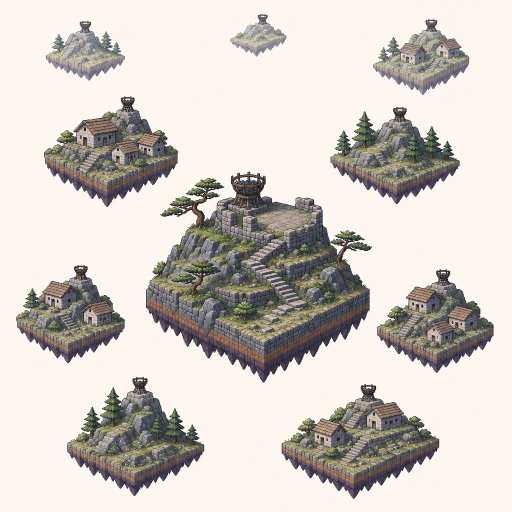
#> input picture mvs/noroshi/plates/archipelago-raw.png, 1024 x 1024 px (shown at 1/2 size); its folder holds only this picture in this run
$ python -i layangan_zh.py   (imports and definitions only)
#> lines starting #> are read from the running program, lines starting #| are printed output that depends on the picture
### tools/studio_paths.py
# Settings that differ between machines and studios. An environment variable overrides each default.
import json
import os
import platform
import shutil
from pathlib import Path

ROOT = Path(__file__).resolve().parent.parent
WINDOWS_BLENDER = r"C:\Program Files\Blender Foundation\Blender 5.2\blender.exe"
MAC_BLENDER = "/Applications/Blender.app/Contents/MacOS/Blender"
FONT_FALLBACKS = {
    "msgothic.ttc": ["msgothic.ttc", "NotoSansMonoCJKjp-Regular.otf", "NotoSansCJK-Regular.ttc", "NotoSansCJKjp-Regular.otf", "ヒラギノ角ゴシック W3.ttc", "Hiragino Sans GB.ttc"],
    "simsun.ttc": ["simsun.ttc", "NotoSansCJK-Regular.ttc", "NotoSansCJKsc-Regular.otf", "Hiragino Sans GB.ttc"],
    "malgun.ttf": ["malgun.ttf", "NotoSansCJK-Regular.ttc", "NotoSansKR-Regular.otf", "AppleSDGothicNeo.ttc"],
}


def find_blender():
    """Returns BLENDER if it is set, then the default Windows path, then PATH, then the macOS app."""
    if os.environ.get("BLENDER"):
        return os.environ["BLENDER"]
    if platform.system() == "Windows" and Path(WINDOWS_BLENDER).exists():
        return WINDOWS_BLENDER
    return shutil.which("blender") or (MAC_BLENDER if Path(MAC_BLENDER).exists() else WINDOWS_BLENDER)


def font_dirs():
    if os.environ.get("FONT_DIR"):
        return [Path(os.environ["FONT_DIR"])]
    system = platform.system()
    if system == "Windows":
        return [Path("C:/Windows/Fonts")]
    if system == "Darwin":
        return [Path("/System/Library/Fonts"), Path("/Library/Fonts"), Path.home() / "Library/Fonts"]
    return [Path("/usr/share/fonts"), Path("/usr/local/share/fonts"), Path.home() / ".fonts", Path.home() / ".local/share/fonts"]


def font_path(name):
    """Finds a font by name, then by its known fallbacks. Captions stop on a font that lacks a glyph."""
    wanted = FONT_FALLBACKS.get(name, [name])
    dirs = font_dirs()
    for candidate in wanted:
        for folder in dirs:
            direct = folder / candidate
            if direct.exists():
                return str(direct)
            if folder.is_dir() and platform.system() != "Windows":
                match = next(folder.rglob(candidate), None)
                if match:
                    return str(match)
    raise SystemExit(f"No font found for {name}. Install one of {wanted}, or set FONT_DIR.")


def studio_handle():
    """The handle for the end card comes from studio.json. A blank handle leaves that line out."""
    path = ROOT / "studio.json"
    if not path.exists():
        return ""
    return json.loads(path.read_text(encoding="utf-8")).get("handle", "")


BLENDER = find_blender()

### examples/film_code/layangan_zh.py
# Layangan Pedhot, her side of the sea: he sings that her letters stopped.
# We see her in the far city, asleep each night over a letter she cannot finish.
# On Sunday the women dance in the park. On the roof she lets her own kite go.
# In the outro her kite crosses his in the middle of the paper, and neither knows.
# The plate never moves. Footprints guard every path. No person holds one frame.
import json
import numpy as np
from PIL import Image, ImageDraw, ImageFont
from pixkit import INK, Captions, Occlusion, Sprite, bayer_field, contact_shadow
from studio_paths import font_path

STRING = (112, 92, 72)
MOTE = (255, 226, 120)
LAMP = (255, 222, 150)
NIGHT_PAPER = (24, 26, 48)
T_STREET, T_PARK, T_ALONE, T_ROOF, T_SEA = 31.2, 41.6, 62.7, 75.7, 97.0
T_HIT, T_LET = 41.8, 89.0
DAY = np.array([1.0, 1.0, 0.98])
DUSK = np.array([0.74, 0.70, 0.88])
NIGHT = np.array([0.60, 0.60, 0.80])
GOLDEN = np.array([1.05, 0.96, 0.86])
SPR_DUSK = (0.86, 0.82, 0.94)
SPR_NIGHT = (0.76, 0.74, 0.92)
SPR_GOLD = (1.04, 0.96, 0.88)

SINK = (150, 258)
TABLE = (206, 254)
ALONE = (186, 252)
PIN = (270, 142)
PILE = (248, 201)
WINDOW = (186, 128, 240, 172)
BOX_SPOT = (124, 262)
SLOT = (103, 236)
HER_PARK = (178, 250)
FRIEND = (205, 252)
PARK_CROWD = [
    ("w", 96, 226), ("f", 132, 216), ("p", 170, 210), ("w", 210, 212), ("f", 248, 218), ("p", 284, 228),
    ("p", 74, 244), ("w", 112, 248), ("f", 146, 240), ("w", 236, 244), ("p", 268, 250), ("f", 300, 246),
    ("f", 128, 268), ("p", 160, 278), ("w", 200, 280), ("f", 234, 270),
]
ARRIVALS = [("p", "se", 106, 254), ("w", "se", 58, 232), ("f", "se", 180, 226), ("w", "sw", 276, 244), ("p", "sw", 228, 228), ("f", "sw", 318, 234)]
SITTERS = [("w", 44, 218), ("f", 70, 214), ("p", 312, 218), ("w", 268, 248), ("f", 66, 236)]
ROOF_FROM = (92, 208)
LINES_ROOF = [((292, 196), (335, 199)), ((280, 208), (327, 212)), ((268, 221), (317, 228))]
SHIRTS = [(0, 0.3, (232, 226, 210)), (0, 0.7, (150, 170, 196)), (1, 0.4, (214, 196, 170)), (1, 0.8, (232, 226, 210)), (2, 0.35, (170, 190, 170)), (2, 0.72, (226, 214, 196))]
HEADLAND = (92, 261)
TOWER_TOP = (306, 107)


# [31 lines left out: functions key_props, scaled, stamp, not called in this run]


def load_birds(path):
    raw = Image.open(path).convert("RGBA")
    cw, ch = raw.width // 4, raw.height // 2
#> cw = 256; ch = 512
    frames = []
    for row in range(2):
        for col in range(4):
            cell = raw.crop((col * cw, row * ch, (col + 1) * cw, (row + 1) * ch))
            frames.append(cell.crop(cell.getchannel("A").point(lambda v: 255 if v > 127 else 0).getbbox()))
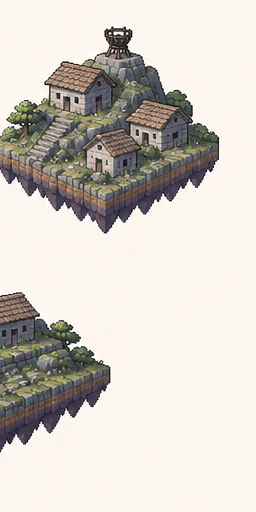
#> cell: PIL image 256x512 RGBA; mean R, G, B, A 211.2, 205, 198.9, 255
#> after the loop, frames = 8 items
    return frames


# [585 lines left out: function make, not called in this run]

>>> result = load_birds('../../mvs/noroshi/plates/archipelago-raw.png')
#> result = 8 items
